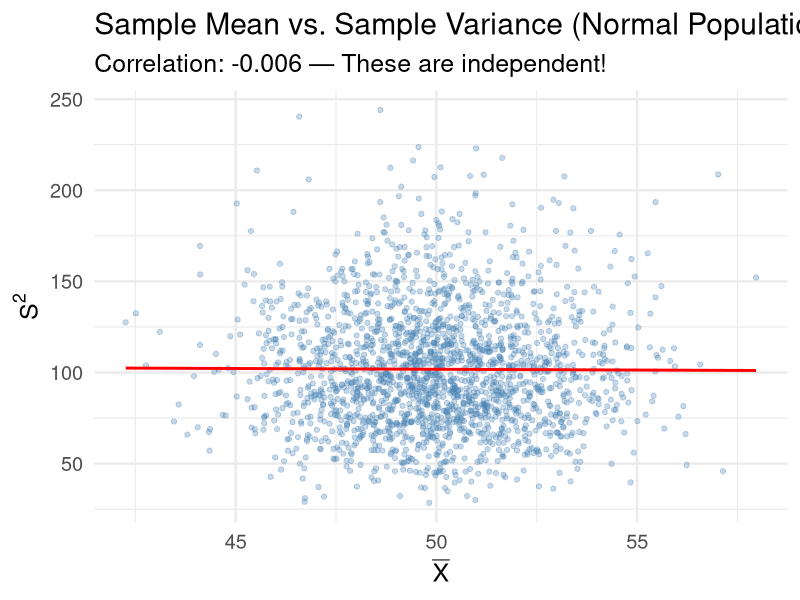
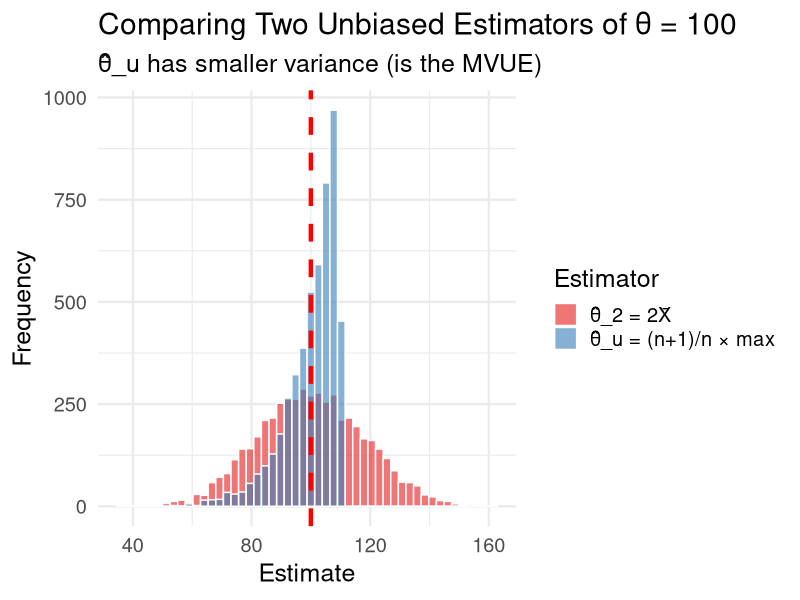
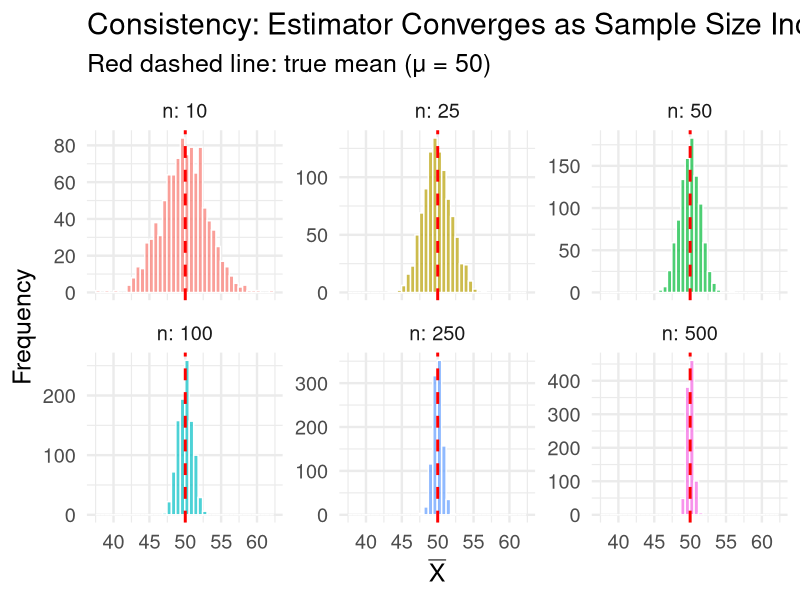

The R source for these figures, in order:
## ---- chunk 1
#| label: setup
#| include: false
library(tidyverse)
set.seed(42)
theme_set(theme_minimal(base_size = 18))
## ---- chunk 2
#| fig-height: 5
n <- 20
n_sims <- 2000

# Generate samples and compute statistics
sample_stats <- tibble(sim = 1:n_sims) |>
  mutate(
    data = map(sim, ~rnorm(n, mean = 50, sd = 10)),
    x_bar = map_dbl(data, mean),
    s_squared = map_dbl(data, var)
  )

# Check correlation
cor_test <- cor.test(sample_stats$x_bar, sample_stats$s_squared)

sample_stats |>
  ggplot(aes(x = x_bar, y = s_squared)) +
  geom_point(alpha = 0.3, color = "steelblue") +
  geom_smooth(method = "lm", color = "red", se = FALSE) +
  labs(
    title = "Sample Mean vs. Sample Variance (Normal Population)",
    subtitle = paste("Correlation:", round(cor_test$estimate, 3), 
                     "— These are independent!"),
    x = expression(bar(X)), y = expression(S^2)
  )
## ---- chunk 3
# LDL cholesterol levels
ldl_levels <- c(95, 108, 87, 112, 99, 105, 92, 118, 103, 89,
                110, 96, 102, 88, 115, 94, 107, 100, 91, 106)

n <- length(ldl_levels)
x_bar <- mean(ldl_levels)
s <- sd(ldl_levels)

# Using the t distribution for inference
t_crit <- qt(0.975, df = n - 1)
margin_error <- t_crit * s / sqrt(n)

cat("Sample mean:", round(x_bar, 2), "mg/dL\n")
cat("Sample SD:", round(s, 2), "mg/dL\n")
cat("95% CI for μ: [", round(x_bar - margin_error, 2), ",", 
    round(x_bar + margin_error, 2), "]\n")
## ---- chunk 4
# 95% CI for variance in LDL example
alpha <- 0.05
chi_upper <- qchisq(1 - alpha/2, df = n - 1)
chi_lower <- qchisq(alpha/2, df = n - 1)

ci_var_lower <- (n - 1) * s^2 / chi_upper
ci_var_upper <- (n - 1) * s^2 / chi_lower

cat("95% CI for σ²: [", round(ci_var_lower, 1), ",", round(ci_var_upper, 1), "]\n")
cat("95% CI for σ:  [", round(sqrt(ci_var_lower), 2), ",", round(sqrt(ci_var_upper), 2), "]")
## ---- chunk 5
n <- 12
s_squared <- 16
alpha <- 0.10

chi_lower <- qchisq(alpha/2, df = n - 1)
chi_upper <- qchisq(1 - alpha/2, df = n - 1)

ci_var <- c((n - 1) * s_squared / chi_upper, (n - 1) * s_squared / chi_lower)
ci_sd <- sqrt(ci_var)

cat("90% CI for σ²:", round(ci_var, 2), "\n")
cat("90% CI for σ:", round(ci_sd, 2))
## ---- chunk 6
# Variance comparison
compare_vars <- function(n) {
  tibble(
    n = n,
    var_theta_u = 1 / (n * (n + 2)),  # Variance of θ̂_u (θ² factor omitted)
    var_theta_2 = 1 / (3 * n),         # Variance of 2X̄
    ratio = var_theta_2 / var_theta_u,
    better = ifelse(var_theta_u < var_theta_2, "θ̂_u (max-based)", "2X̄")
  )
}

map_dfr(c(5, 10, 20, 50), compare_vars) |>
  mutate(across(where(is.numeric), ~round(., 4)))
## ---- chunk 7
#| fig-height: 5
theta <- 100
n <- 10
n_sims <- 5000

estimator_comparison <- tibble(sim = 1:n_sims) |>
  mutate(
    sample_data = map(sim, ~runif(n, 0, theta)),
    theta_u = map_dbl(sample_data, ~(n + 1)/n * max(.x)),
    theta_2 = map_dbl(sample_data, ~2 * mean(.x))
  )

estimator_comparison |>
  pivot_longer(cols = c(theta_u, theta_2), names_to = "estimator", values_to = "estimate") |>
  mutate(estimator = recode(estimator, 
                            theta_u = "θ̂_u = (n+1)/n × max",
                            theta_2 = "θ̂_2 = 2X̄")) |>
  ggplot(aes(x = estimate, fill = estimator)) +
  geom_histogram(bins = 50, alpha = 0.6, position = "identity", color = "white") +
  geom_vline(xintercept = theta, color = "red", linewidth = 1.5, linetype = "dashed") +
  labs(title = "Comparing Two Unbiased Estimators of θ = 100",
       subtitle = "θ̂_u has smaller variance (is the MVUE)",
       x = "Estimate", y = "Frequency", fill = "Estimator") +
  scale_fill_brewer(palette = "Set1")
## ---- chunk 8
reaction_times <- c(245, 267, 234, 289, 256, 278, 242, 271,
                    263, 251, 284, 238, 275, 259, 247, 280)
## ---- chunk 9
cat("Sample mean (MVUE):", round(mean(reaction_times), 2), "\n")
cat("Sample median:", round(median(reaction_times), 2), "\n")
cat("If normal population, the mean has smaller variance than any other unbiased estimator!")
## ---- chunk 10
# Demonstration of variance of S² decreasing with n
tibble(n = c(5, 10, 25, 50, 100)) |>
  mutate(
    var_s2 = 2 / (n - 1),  # Proportional to 2σ⁴/(n-1)
    se_s2 = sqrt(var_s2)
  ) |>
  mutate(across(where(is.numeric), ~round(., 4)))
## ---- chunk 11
#| fig-height: 5
true_mean <- 50
true_sd <- 10
sample_sizes <- c(10, 25, 50, 100, 250, 500)
n_sims <- 1000

consistency_demo <- map_dfr(sample_sizes, function(n) {
  tibble(
    n = n,
    x_bar = map_dbl(1:n_sims, ~mean(rnorm(n, true_mean, true_sd)))
  )
})

consistency_demo |>
  mutate(n = factor(n)) |>
  ggplot(aes(x = x_bar, fill = n)) +
  geom_histogram(bins = 40, alpha = 0.7, color = "white") +
  facet_wrap(~n, scales = "free_y", labeller = label_both) +
  geom_vline(xintercept = true_mean, color = "red", linewidth = 1, linetype = "dashed") +
  labs(title = "Consistency: Estimator Converges as Sample Size Increases",
       subtitle = "Red dashed line: true mean (μ = 50)",
       x = expression(bar(X)), y = "Frequency") +
  theme(legend.position = "none")
